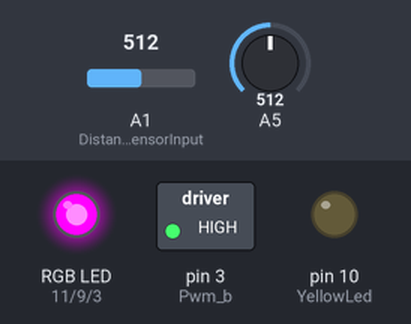
Bench run of a sketch on a simulated Arduino Uno, built with avr-gcc and run on an emulated ATmega328P. Shown: switched loads named in the sketch (green lamp = pin HIGH), an RGB LED mixed from three pins (HIGH = lit), output pins drawn as LEDs (lit = HIGH). The inputs (shaded band) are chosen by the test bench; at power-on: A5 = 512, A1 (DistanceSensorInput) = 512. Pins used as bus, display or sensor lines are not drawn; what the sketch prints to the serial monitor is not drawn.

Above: at 1.8 s.
1.9 s: A5 set to 246
3.4 s: A5 set to 216
At 4.1 s:
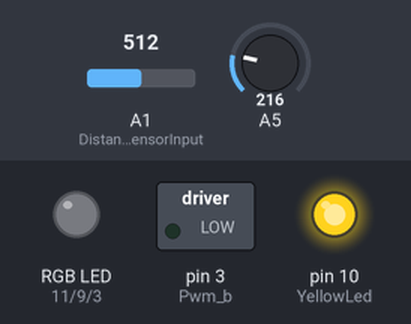
5.2 s: A5 set to 240
At 5.35 s:
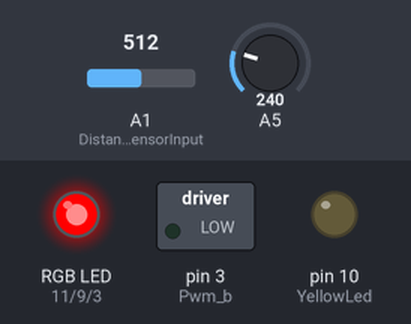
7.0 s: A5 set to 160
At 8.3 s:
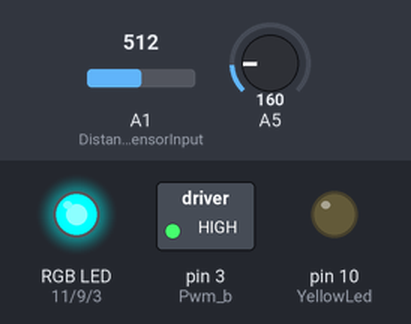
9.0 s: A5 set to 185
At 9.13 s:
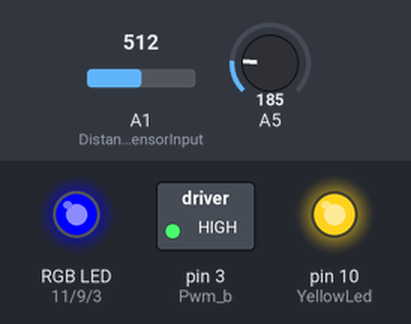
10.7 s: A5 set to 265
At 12.0 s:
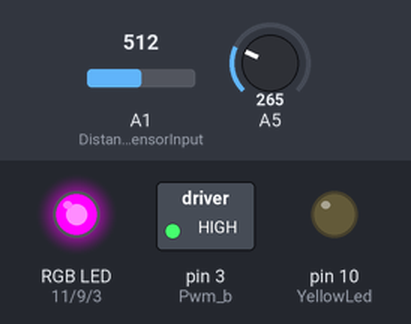
Timing chart, 0 to 13.5 s (numbered marks = the images above; inputs shaded):
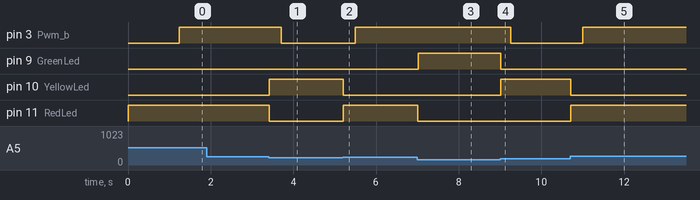

Measured:
- the behaviour switches between 230 and 229 on A5 (found by bisection; images 0 and 1)
- the behaviour switches between 170 and 171 on A5 (found by bisection; images 3 and 4)
- after the input at 3.4 s, pin 3 (Pwm_b): HIGH → LOW after 0.30 s; pin 10 (YellowLed): LOW → HIGH at once; pin 11 (RedLed): HIGH → LOW at once
- after the input at 5.2 s, pin 3 (Pwm_b): LOW → HIGH after 0.30 s; pin 10 (YellowLed): HIGH → LOW at once; pin 11 (RedLed): LOW → HIGH at once
- after the input at 7.0 s, pin 9 (GreenLed): LOW → HIGH at once; pin 11 (RedLed): HIGH → LOW at once
- after the input at 9.0 s, pin 3 (Pwm_b): HIGH → LOW after 0.25 s; pin 9 (GreenLed): HIGH → LOW at once; pin 10 (YellowLed): LOW → HIGH at once
- after the input at 10.7 s, pin 3 (Pwm_b): LOW → HIGH after 0.30 s; pin 10 (YellowLed): HIGH → LOW at once; pin 11 (RedLed): LOW → HIGH at once

The sketch:

stalker-bot.ino
```cpp
typedef enum DriveStates {
  Init,
  Stop,
  Frwd,
  Bkwd
};

DriveStates DState, LastDState;

byte RedLed = 11;
byte YellowLed = 10;
byte GreenLed = 9;

int motorSpeed = 0;
int lastMotorSpeed = 0;
int step = 5;

byte DistanceSensorInput = 1;
int DistanceSensorValue;

byte Pwm_b = 3;
byte Dir_b1 = 1;
byte Dir_b2 = 0;

void setup() {
  DState = Init;
  LastDState = Init;

  pinMode(RedLed, OUTPUT);
  pinMode(YellowLed, OUTPUT);
  pinMode(GreenLed, OUTPUT);

  pinMode(Pwm_b, OUTPUT);
  pinMode(Dir_b1, OUTPUT);
  pinMode(Dir_b2, OUTPUT);

  analogWrite(Pwm_b, 0);

  Serial.begin(9600);
}

void loop() {
  DistanceSensorValue = analogRead(DistanceSensorInput);
  DistanceSensorValue = analogRead(5);

  Serial.println(motorSpeed);

  switch (DState) {
    case Init:
      digitalWrite(YellowLed, LOW);
      digitalWrite(GreenLed, LOW);
      digitalWrite(RedLed, HIGH);
      delay(1000);
      Serial.println("starting");
      DState = Stop;
    break;

    case Stop:
      digitalWrite(YellowLed, HIGH);
      digitalWrite(GreenLed, LOW);
      digitalWrite(RedLed, LOW);
      motorRun(0);
      if (DistanceSensorValue < 170) {
        DState = Frwd;
      } else if (DistanceSensorValue > 230) {
        DState = Bkwd;
      }
    break;

    case Frwd:
      digitalWrite(YellowLed, LOW);
      digitalWrite(GreenLed, HIGH);
      digitalWrite(RedLed, LOW);
      motorRun(1);
      if (DistanceSensorValue > 170) {
        DState = Stop;
      }
    break;

    case Bkwd:
      digitalWrite(YellowLed, LOW);
      digitalWrite(GreenLed, LOW);
      digitalWrite(RedLed, HIGH);
      motorRun(2);
      if (DistanceSensorValue < 230) {
        DState = Stop;
      }
    break;
  }
}
```

motorRun.ino
```cpp
void motorRun (int direction) {
  if (direction == 1) {
    if (motorSpeed < 255){
      motorSpeed = lastMotorSpeed + step;
    }
  } else if (direction == 2) {
    if (motorSpeed > -255){
      motorSpeed = lastMotorSpeed - step;
    }
  } else {
    if (motorSpeed > 0){
      motorSpeed = lastMotorSpeed - step;
    } else if (motorSpeed < 0) {
      motorSpeed = lastMotorSpeed + step;
    }
  }

  if (motorSpeed > 0) {
    digitalWrite(Dir_b1, HIGH);
    digitalWrite(Dir_b2, LOW);
    analogWrite(Pwm_b, motorSpeed);
  } else {
    digitalWrite(Dir_b1, LOW);
    digitalWrite(Dir_b2, HIGH);
    analogWrite(Pwm_b, -motorSpeed);
  }
  lastMotorSpeed = motorSpeed;
}
```
